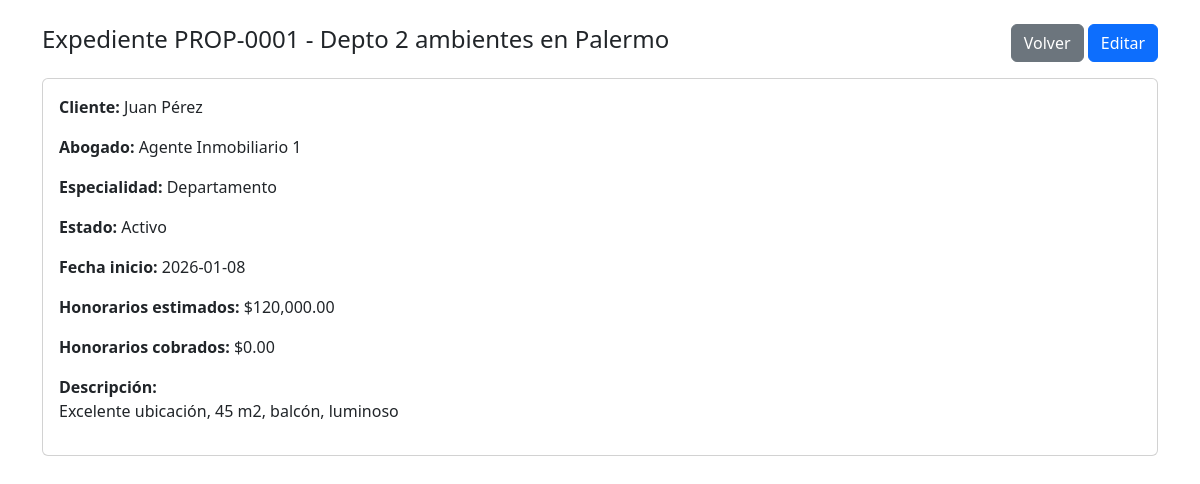
Page /admin/ver_caso.php?id=1 (signed in) on the committed database.
### tables this page shows
CREATE TABLE casos (
    id INT AUTO_INCREMENT PRIMARY KEY,
    numero_expediente VARCHAR(50) UNIQUE NOT NULL,  
    cliente_id INT NOT NULL,                        
    abogado_id INT NULL,                            
    especialidad_id INT NOT NULL,                   
    titulo VARCHAR(200) NOT NULL,                   
    descripcion TEXT,
    estado ENUM('activo','pausado','cerrado','archivado') DEFAULT 'activo',
    fecha_inicio DATE NOT NULL,                     
    fecha_cierre DATE NULL,                         
    honorarios_estimados DECIMAL(10,2) DEFAULT 0,   
    honorarios_cobrados DECIMAL(10,2) DEFAULT 0,    
    observaciones TEXT,
    CONSTRAINT fk_casos_cliente FOREIGN KEY (cliente_id) REFERENCES clientes(id) ON DELETE RESTRICT,
    CONSTRAINT fk_casos_agente FOREIGN KEY (abogado_id) REFERENCES usuarios(id) ON DELETE SET NULL,
    CONSTRAINT fk_casos_tipo FOREIGN KEY (especialidad_id) REFERENCES especialidades(id) ON DELETE RESTRICT,
    INDEX idx_casos_estado (estado),
    INDEX idx_casos_fecha (fecha_inicio)
);

CREATE TABLE usuarios (
    id INT AUTO_INCREMENT PRIMARY KEY,
    username VARCHAR(100) NOT NULL UNIQUE,
    password VARCHAR(255) NOT NULL,
    rol ENUM('admin','abogado','secretario','contador') NOT NULL DEFAULT 'abogado',
    nombre VARCHAR(150) NOT NULL,
    email VARCHAR(150),
    ultimo_acceso DATETIME NULL,
    creado_en DATETIME NOT NULL DEFAULT CURRENT_TIMESTAMP,
    INDEX idx_usuarios_rol (rol)
);

CREATE TABLE especialidades (
    id INT AUTO_INCREMENT PRIMARY KEY,
    nombre VARCHAR(150) NOT NULL UNIQUE,
    descripcion TEXT
);

### admin/ver_caso.php (the view, shortened to what this page needs)
<?php
require_once("../includes/db.php");
$id = intval($_GET['id']);
$sql = "SELECT c.*,
               CONCAT(cl.nombre, ' ', cl.apellido) as cliente_nombre,
               u.nombre as abogado_nombre,
               e.nombre as especialidad_nombre
        FROM casos c
        LEFT JOIN clientes cl ON c.cliente_id = cl.id
        LEFT JOIN usuarios u ON c.abogado_id = u.id
        LEFT JOIN especialidades e ON c.especialidad_id = e.id
        WHERE c.id = ?";
$stmt = $conn->prepare($sql);
$stmt->bind_param("i", $id);
$stmt->execute();
$caso = $stmt->get_result()->fetch_assoc();
?>
<!DOCTYPE html>
<html lang="es">
<head>
    <link href="https://cdn.jsdelivr.net/npm/bootstrap@5.3.0/dist/css/bootstrap.min.css" rel="stylesheet">
</head>
<body class="p-4">
    <div class="container">
        <div class="d-flex justify-content-between align-items-center mb-3">
            <h4>Expediente <?= htmlspecialchars($caso['numero_expediente']) ?> - <?= htmlspecialchars($caso['titulo']) ?></h4>
            <div>
                <a class="btn btn-secondary" href="casos.php">Volver</a>
                <a class="btn btn-primary" href="editar_caso.php?id=<?= $caso['id'] ?>">Editar</a>
            </div>
        </div>
        <div class="card">
            <div class="card-body">
                <p><strong>Cliente:</strong> <?= htmlspecialchars($caso['cliente_nombre']) ?></p>
                <p><strong>Abogado:</strong> <?= $caso['abogado_nombre'] ? htmlspecialchars($caso['abogado_nombre']) : 'Sin asignar' ?></p>
                <p><strong>Especialidad:</strong> <?= htmlspecialchars($caso['especialidad_nombre']) ?></p>
                <p><strong>Estado:</strong> <?= ucfirst($caso['estado']) ?></p>
                <p><strong>Fecha inicio:</strong> <?= htmlspecialchars($caso['fecha_inicio']) ?></p>
                <p><strong>Honorarios estimados:</strong> $<?= number_format($caso['honorarios_estimados'],2) ?></p>
                <p><strong>Honorarios cobrados:</strong> $<?= number_format($caso['honorarios_cobrados'],2) ?></p>
                <?php if ($caso['descripcion']): ?><p><strong>Descripción:</strong><br><?= nl2br(htmlspecialchars($caso['descripcion'])) ?></p><?php endif; ?>
            </div>
        </div>
    </div>
</body>
</html>

### rows in the picture
casos: numero_expediente "PROP-0001", titulo "Depto 2 ambientes en Palermo", abogado.nombre "Agente Inmobiliario 1", especialidad.nombre "Departamento", estado "Activo", fecha_inicio "2026-01-08", honorarios_estimados "120,000.00", honorarios_cobrados "0.00", descripcion "Excelente ubicación, 45 m2, balcón, luminoso"

### other values in the picture
$caso['cliente_nombre'] "Juan Pérez"
